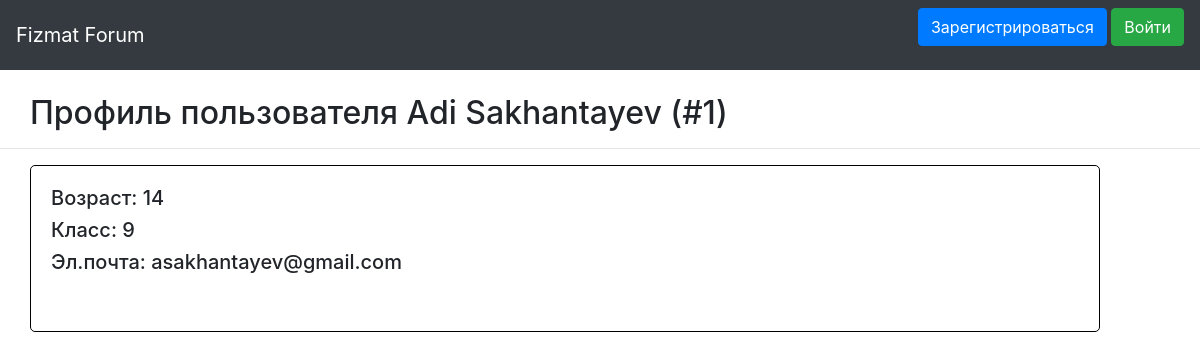
The app's page /profile/1 with its own data.
### data/users.py (models this page shows, shortened)
class User(SqlAlchemyBase, UserMixin, SerializerMixin):
    __tablename__ = 'users'
    id = sqlalchemy.Column(sqlalchemy.Integer, primary_key=True, autoincrement=True)
    surname = sqlalchemy.Column(sqlalchemy.String, nullable=False)
    name = sqlalchemy.Column(sqlalchemy.String, nullable=False)
    age = sqlalchemy.Column(sqlalchemy.Integer, nullable=False)
    grade = sqlalchemy.Column(sqlalchemy.Integer, nullable=False)
    email = sqlalchemy.Column(sqlalchemy.String, index=True, unique=True, nullable=False)
    hashed_password = sqlalchemy.Column(sqlalchemy.String)

### main.py (the view)
@app.route('/profile/<uid>')
def profile(uid):
    session = db_session.create_session()
    return render_template('profile.html', user=session.query(User).filter(User.id == uid).first(),
                           current_user=current_user)

### data/db_session.py (called while the page is built)
def create_session() -> Session:
    global __factory
    return __factory()

### templates/profile.html (shortened to what this page needs)
{% extends "base.html" %}
{% block content %}
<br/>
<h2 align="left" style="margin-left: 30px;">Профиль пользователя {{ user.name }} {{ user.surname }} (#{{ user.id }})</h2>
<hr/>
<div class="profile">
    <h5>Возраст: {{ user.age }}</h5>
    <h5>Класс: {{ user.grade }}</h5>
    <h5>Эл.почта: {{ user.email }}</h5>
    <br/>
</div>
{% endblock %}

### static/css/style.css (style rules this page uses)
.profile { margin-left: 30px; margin-right: 100px; border: solid 1px black; border-radius: 5px; padding-top: 20px; padding-bottom: 25px; padding-left: 20px; }

### records on screen
User: name "Adi", surname "Sakhantayev", id "1", age "14", grade "9", email "asakhantayev@gmail.com"
